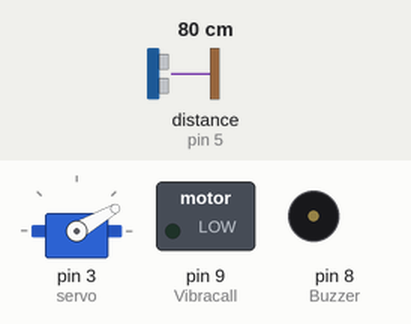
Simulated run of this sketch. Board: Arduino Uno, built with avr-gcc and run on an emulated ATmega328P. On the bench: servo, switched loads named in the sketch (green lamp = pin HIGH), buzzer (waves = sounding). Wiring (inferred from the names in the program): ultrasonic range finder: trigger pin 6; echo pin 5. Inputs (shaded band) come from the test bench; at power-on: distance to the obstacle (sensor on pin 5) 80 cm. The echo pulse lasts 58.3 µs per cm; pins used as bus, display or sensor lines are not drawn.

Above: at 1.2 s.
1.3 s: distance to the obstacle (sensor on pin 5) set to 32 cm
2.8 s: distance to the obstacle (sensor on pin 5) set to 27 cm
At 4.0 s:
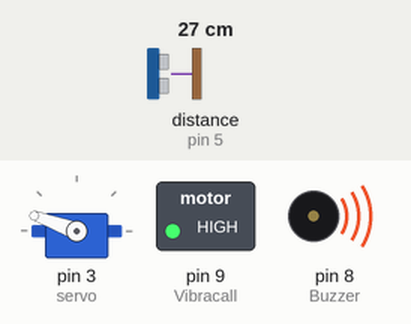
4.5 s: distance to the obstacle (sensor on pin 5) set to 35 cm
At 4.73 s:
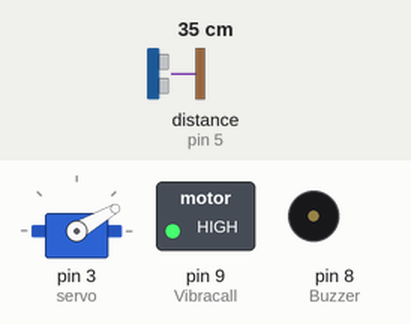
6.3 s: distance to the obstacle (sensor on pin 5) set to 2 cm
At 7.1 s:
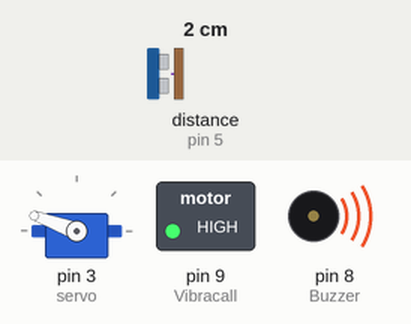
7.8 s: distance to the obstacle (sensor on pin 5) set to 60 cm
At 7.87 s:
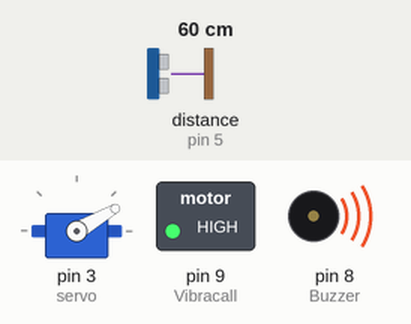
Timing chart, 0 to 10.6 s (numbered marks = the images above; inputs shaded):
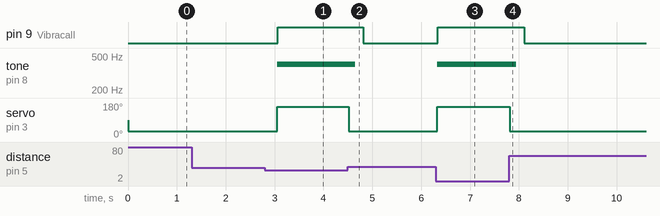

Measured:
- the behaviour switches between 31 and 30 cm on distance to the obstacle (sensor on pin 5) (found by bisection; images 0 and 1)
- after the input at 1.3 s, every drawn part: stays the same
- after the input at 2.8 s, pin 9 (Vibracall): LOW → HIGH after 0.26 s; tone on pin 8 (Buzzer): silent → 400 Hz after 0.25 s; servo on pin 3 (servo): 30° → 160° after 0.25 s
- after the input at 4.5 s, pin 9 (Vibracall): HIGH → LOW after 0.31 s; tone on pin 8 (Buzzer): 400 Hz → silent after 0.15 s; servo on pin 3 (servo): 160° → 30° at once
- after the input at 6.3 s, pin 9 (Vibracall): LOW → HIGH at once; tone on pin 8 (Buzzer): silent → 400 Hz at once; servo on pin 3 (servo): 30° → 160° at once
- after the input at 7.8 s, pin 9 (Vibracall): HIGH → LOW after 0.31 s; tone on pin 8 (Buzzer): 400 Hz → silent after 0.15 s; servo on pin 3 (servo): 160° → 30° at once

The sketch:

guia_cego_arduino_vibracall.ino
```cpp
/*
Projeto Arduino Guia Inteligente
João Machado, José Américo e Rafael Barthes
*/

#include<Servo.h>
Servo servo;

int const trigPin = 6;
int const echoPin = 5;
int Buzzer = 8;//buzzer no pino 8 digital
int Vibracall = 9;
void setup()
{
pinMode(trigPin, OUTPUT);
pinMode(echoPin, INPUT);
pinMode(Buzzer, OUTPUT);
pinMode(Vibracall, OUTPUT);
servo.attach(3);

}
void loop()
{
int duration, distance;
  digitalWrite(trigPin, HIGH);
  delay(1);
  digitalWrite(trigPin, LOW);
  duration = pulseIn(echoPin, HIGH);
  distance = (duration/2) / 29.1;

if (distance >= 30 || distance <= 0) {  //distancia que o sensor usará como retorno de objeto para guia

        servo.write(30);
        delay(300);
        digitalWrite(Buzzer,LOW);
         digitalWrite(Vibracall,LOW);

}
else {
      servo.write(160);
      tone(Buzzer,400,150);
      delay(10);
      digitalWrite(Vibracall,HIGH);


}
}
```
